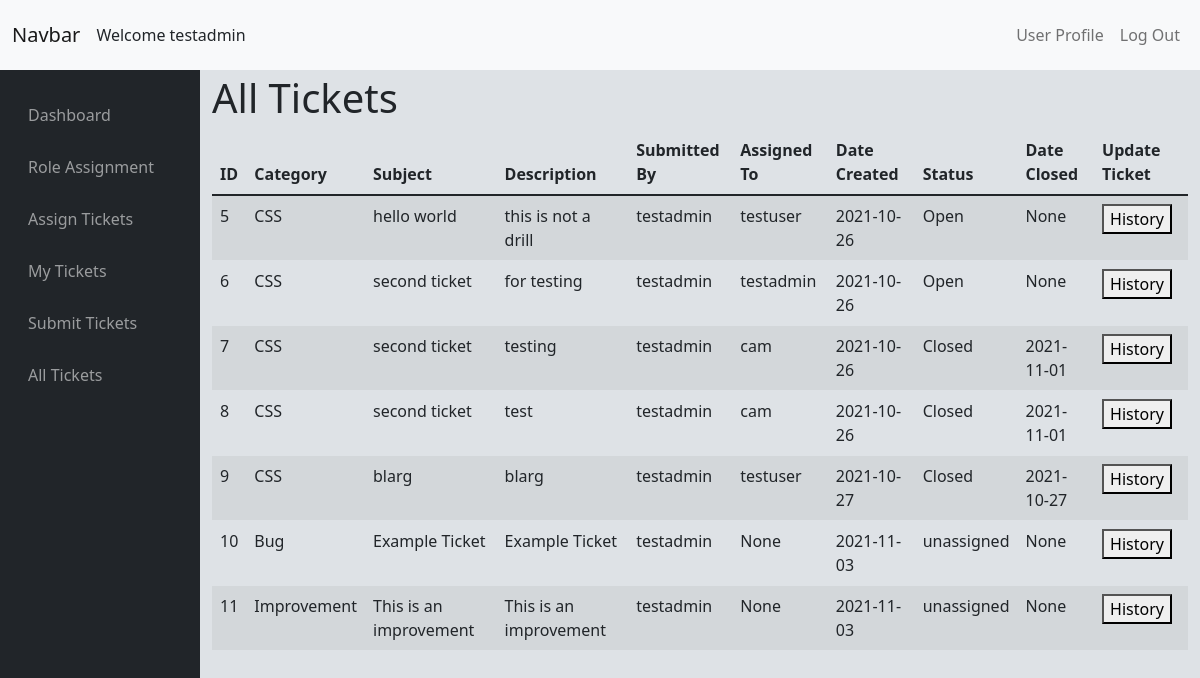
The page /issue/alltickets (signed in) on the database as committed earlier.
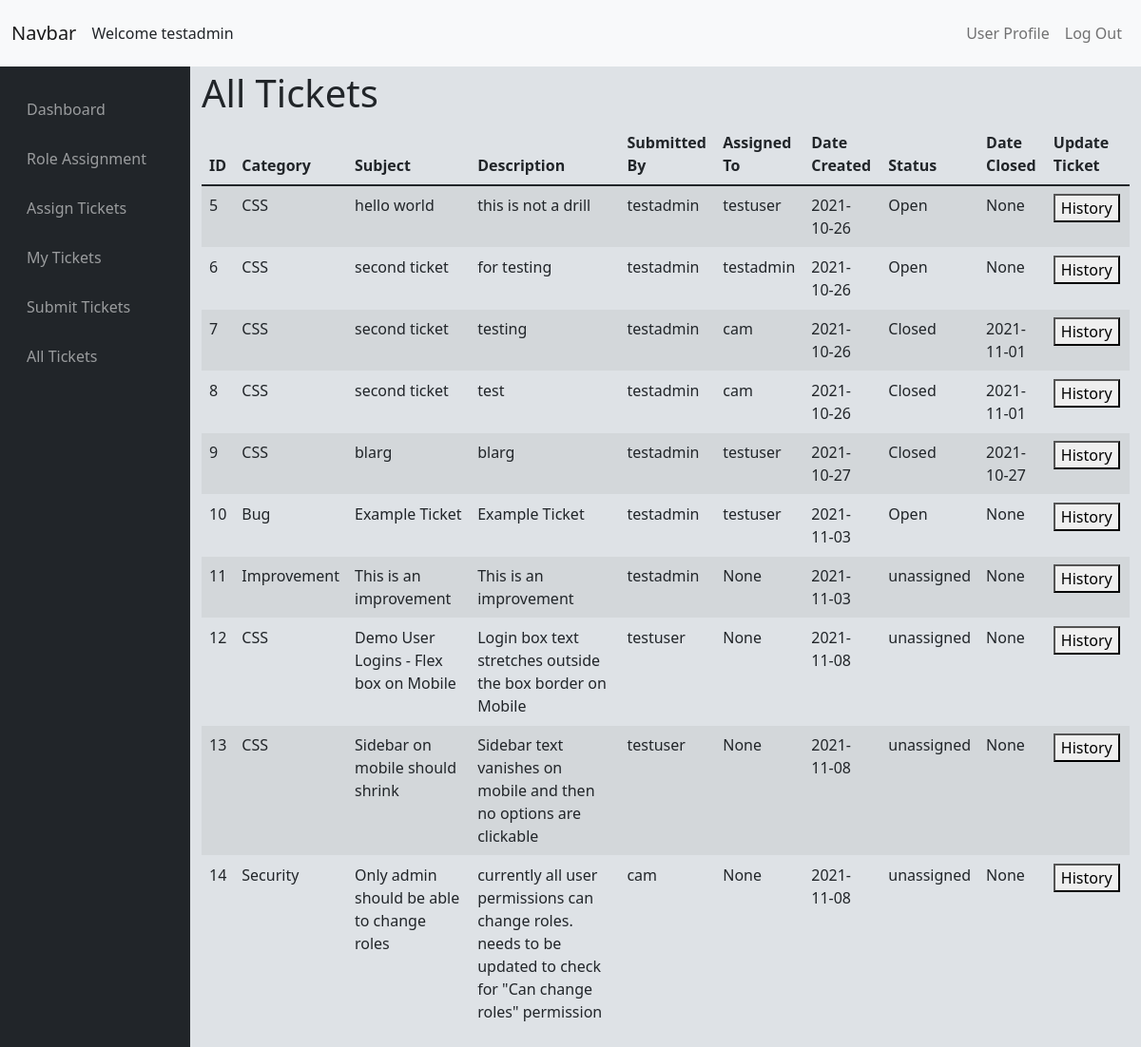
The same page on the database as committed later.
### tables this page shows
CREATE TABLE "Issues" (
	"issue_id"	INTEGER UNIQUE,
	"issue_category"	TEXT,
	"issue_subject"	TEXT,
	"issue_description"	BLOB,
	"submitter_id"	TEXT,
	"user_assigned_to"	TEXT,
	"date_created"	DATE,
	"issue_status"	TEXT,
	"date_closed"	DATE,
	PRIMARY KEY("issue_id" AUTOINCREMENT)
);

### issueTrackerViews.py (the view, shortened to what this page needs)
@issueTrack.route('/alltickets')
@login_required
def alltickets():
    if not request.args.get('id'):
        tickets = return_query("SELECT * FROM Issues")
        return render_template('alltickets.html', tickets=tickets)

### SQLhelpers.py (called while the page is built)
def SQL_connect():
    connection = sqlite3.connect(db)
    connection.row_factory = dict_factory
    return connection

def dict_factory(cursor, row):
    d = {}
    for idx, col in enumerate(cursor.description):
        d[col[0]] = row[idx]
    return d

def return_query(query, options=[]):
    connection = SQL_connect()
    cursor = connection.cursor()
    try:
        if len(options) == 0:
            result = cursor.execute(query)
        else:
            result = cursor.execute(query, options)
        result = result.fetchall()
        return result
    except Exception as err:
        print(f"Error: '{err}'")
    cursor.close()
    connection.close()

### app.py (called while the page is built)
@app.after_request
def after_request(response):
    response.headers["Cache-Control"] = "no-cache, no-store, must-revalidate"
    response.headers["Expires"] = 0
    response.headers["Pragma"] = "no-cache"
    return response

### helpers.py (called while the page is built)
def login_required(f):
    @wraps(f)
    def decorated_function(*args, **kwargs):
        if session.get("user_id") is None:
            return redirect(url_for(".login"))
        return f(*args, **kwargs)
    return decorated_function

### templates/alltickets.html (shortened to what this page needs)
{% extends "layout.html" %}
{% block main %}
<div class="mt-sm-1">
    <div class='justify-content-center align-items-center'>
        <p class='h1'>All Tickets</p>
    </div>
        <table class="table table-striped table-hover" id='table1'>
        <thead>
            <tr>
                <th onclick="sortTable(0)">ID</th>
                <th onclick='sortTable(1)'>Category</th>
                <th onclick='sortTable(2)'>Subject</th>
                <th onclick='sortTable(3)'>Description</th>
                <th onclick='sortTable(4)'>Submitted By</th>
                <th onclick='sortTable(5)'>Assigned To</th>
                <th onclick='sortTable(6)'>Date Created</th>
                <th onclick='sortTable(7)'>Status</th>
                <th onclick='sortTable(8)'>Date Closed</th>
                <th>Update Ticket</th>
            </tr>
        </thead>
        <tbody>
            {% for i in tickets %}
            <tr id="open_ticket_{{i.id}}">
                <td>{{ i.issue_id }}</td>
                <td>{{ i.issue_category }}</td>
                <td>{{ i.issue_subject }}</td>
                <td>{{ i.issue_description }}</td>
                <td>{{ i.submitter_id }}</td>
                <td>{{ i.user_assigned_to }}</td>
                <td>{{ i.date_created }}</td>
                <td>{{ i.issue_status }}</td>
                <td>{{ i.date_closed }}</td>
                <td><button onclick="window.location.href='./alltickets?id={{i.issue_id}}'">History</button></td>
            </tr>
            {% endfor %}
        </tbody>
    </table>
</div>
{% endblock %}

### templates/layout.html (shortened to what this page needs)
<!DOCTYPE html>
<html lang="en">
<head>
  <link href="https://cdn.jsdelivr.net/npm/bootstrap@5.1.3/dist/css/bootstrap.min.css" rel="stylesheet"
>
  <link rel="stylesheet" href="{{ url_for('.static', filename='styles.css') }}">
</head>
<body>
  <nav class="navbar navbar-expand-lg navbar-light bg-light" id="navbar-header">
    <div class="container-fluid">
      <a class="navbar-brand" href="#">Navbar</a>
      {% if session.user_id %}
      <div>
        Welcome {{ session.user_id }}
      </div>
      {% endif %}
      <div class="collapse navbar-collapse justify-content-end" id="navbarSupportedContent">
        {% if session.user_id %}
        <ul class="navbar-nav mb-2 mb-lg-0">
          <li class="nav-item"><a class="nav-link" href="./profile">User Profile</a></li>
          <li class="nav-item"><a class="nav-link" href="./logout">Log Out</a></li>
        </ul>
        {% else %}
        <ul class="navbar-nav mb-2 mb-lg-0">
          <li class="nav-item"><a class="nav-link" href="./">Login</a></li>
          <li class="nav-item"><a class="nav-link" href="./register">Register</a></li>
        </ul>
        {% endif %}
      </div>
    </div>
  </nav>
  <div class="container-fluid">
    <div class="row" id="main-and-sidenav-container">
      {% if session.user_id %}
      <nav class="navbar col-2 navbar-dark bg-dark align-items-start justify-content-start" id="navbar-side">
        <div class="navbar-nav d-flex flex-column align-items-top align-items-sm-start px-3 pt-2">
          <ul class="nav flex-column mb-sm-auto mb-0 align-items-center align-items-sm-start" id="menu">
            <li class="nav-item">
              <a href="./dashboard" class="nav-link">
                 <span>Dashboard</span>
              </a>
            </li>
            <li class="nav-item">
              <a href="./roles" class="nav-link">
                 <span>Role Assignment</span>
              </a>
            </li>
            <li class="nav-item">
              <a href="./assigntickets" class="nav-link">
                 <span>Assign Tickets</span>
              </a>
            </li>
            <li class="nav-item">
              <a href="./mytickets" class="nav-link">
                 <span>My Tickets</span>
              </a>
            </li>
            <li class="nav-item">
              <a href="./submitticket" class="nav-link">
                 <span>Submit Tickets</span>
              </a>
            </li>
            <li class="nav-item">
              <a href="./alltickets" class="nav-link">
                 <span>All Tickets</span>
              </a>
            </li>
          </ul>
        </div>
      </nav>
      {% endif %}
      <div class="col-10 justify-center" id="main-content-box">
        {% block main %}{% endblock %}
      </div>
    </div>
  </div>
</body>
</html>

### static/styles.css (style rules this page uses)
:root { --topNavHeight: 70px }
#main-and-sidenav-container { min-height:calc(100vh - var(--topNavHeight)); justify-content:center; background-color: #dee2e6; flex-grow: 1; height: }
#navbar-header { height:10vh; max-height:var(--topNavHeight); }
#navbar-side { max-width:200px; align-left; }
#main-content-box { flex-grow: 1; }

Rows that differ between the two databases and show on the page:
changed Issues "Bug": user_assigned_to "None" → "testuser"; issue_status "unassigned" → "Open"
added Issues: issue_id "12", issue_category "CSS", issue_subject "Demo User Logins - Flex box on Mobile", issue_description "Login box text stretches outside the box border on Mobile", submitter_id "testuser", user_assigned_to "None", date_created "2021-11-08", issue_status "unassigned", date_closed "None"
added Issues: issue_id "13", issue_category "CSS", issue_subject "Sidebar on mobile should shrink", issue_description "Sidebar text vanishes on mobile and then no options are clickable", submitter_id "testuser", user_assigned_to "None", date_created "2021-11-08", issue_status "unassigned", date_closed "None"
added Issues: issue_id "14", issue_category "Security", issue_subject "Only admin should be able to change roles", issue_description "currently all user permissions can change roles. needs to be updated to check for \"Can change roles\" permission", submitter_id "cam", user_assigned_to "None", date_created "2021-11-08", issue_status "unassigned", date_closed "None"
